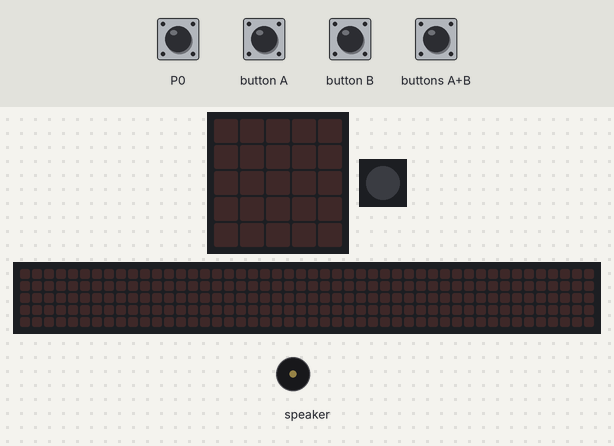
This program was run on a simulated Calliope mini (MakeCode). Shown: the board's 5×5 LED display, 1 RGB LEDs in strip order, left to right, a strip that is not on the board, showing the scrolling text unrolled, buzzer (waves = sounding). Inputs (shaded band) come from the test bench. A reset restarts the program; random numbers come from a fixed seed; the 48×5 strip is a reading aid, not a part: it shows the text the display is scrolling, unrolled, one strip-width of it at a time.

Above: at 1.2 s.
1.3 s: touch pin P0 pressed 2 times (0.12 s each, 0.3 s apart)
At 3.3 s:
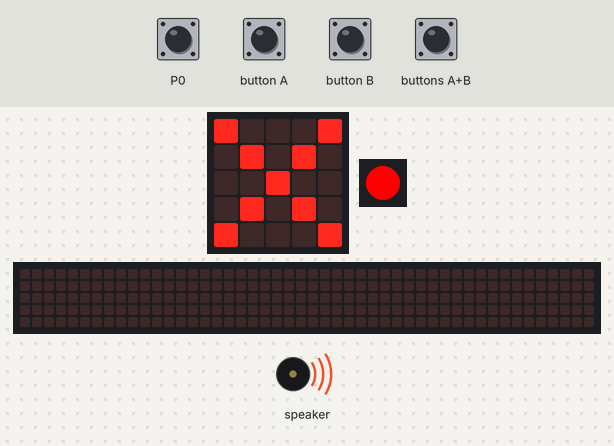
4.3 s: buttons A+B pressed for 0.15 s
5.9 s: button B pressed 2 times (0.12 s each, 0.3 s apart)
At 8.76 s:
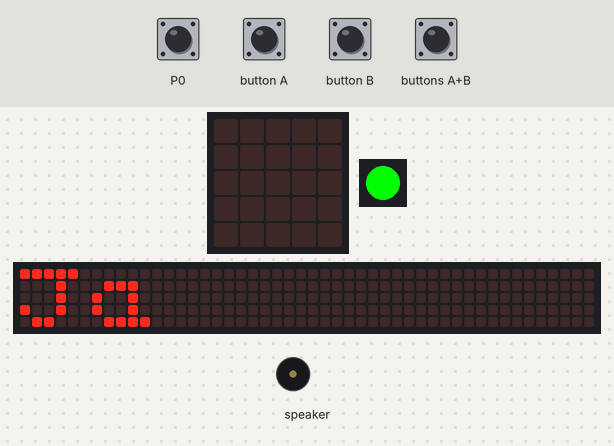
8.9 s: touch pin P0 pressed for 0.15 s
At 9.12 s:
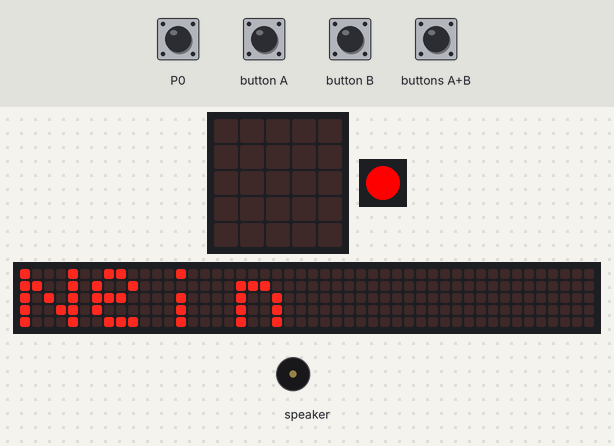
11.9 s: button A pressed for 0.15 s
At 13.75 s:
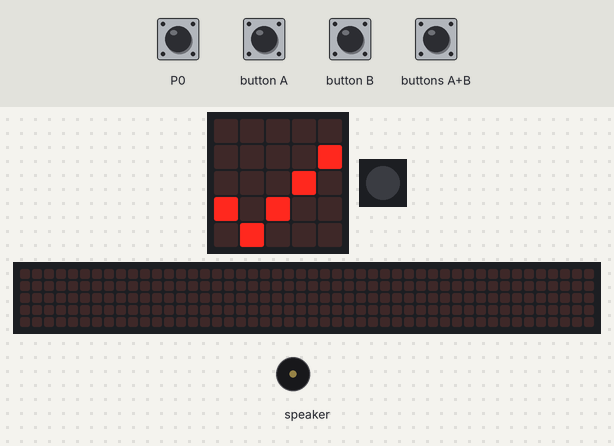
15.0 s: button B pressed for 0.15 s
At 19.9 s:
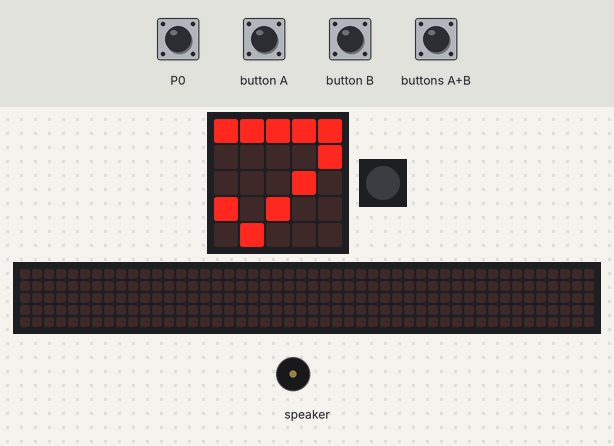
Timing chart, 0 to 21.4 s (numbered marks = the images above; inputs shaded):
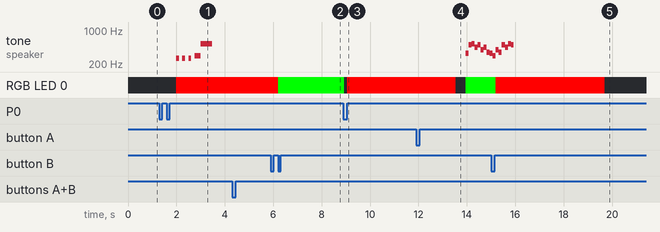

The program:

main.ts
```typescript
let block = 0
let reset = 0
let zähler = 0
input.onPinPressed(TouchPin.P0, function () {
    control.waitForEvent(block, 0)
    block = 1
    if (randint(1, 5) == 2) {
        basic.showLeds(`
            # . . . #
            . # . # .
            . . # . .
            . # . # .
            # . . . #
            `)
        basic.setLedColor(0xff0000)
        music.playMelody("C - C - C - D D ", 500)
        music.playTone(523, music.beat(BeatFraction.Breve))
        basic.showLeds(`
            # # # # #
            . # . # .
            . . # . .
            . # . # .
            # . . . #
            `)
        basic.showLeds(`
            # # # # #
            # # # # #
            . . # . .
            . # . # .
            # . . . #
            `)
        basic.showLeds(`
            # # # # #
            # # # # #
            # # # # #
            . # . # .
            # . . . #
            `)
        basic.showLeds(`
            # # # # #
            # # # # #
            # # # # #
            # # # # #
            # . . . #
            `)
        basic.showLeds(`
            # # # # #
            # # # # #
            # # # # #
            # # # # #
            # # # # #
            `)
        basic.clearScreen()
        basic.showLeds(`
            . . . . .
            . . . . .
            . . . . .
            . . . . .
            . . . . .
            `)
        basic.showLeds(`
            . # . # .
            # # # # #
            # # # # #
            . # # # .
            . . # . .
            `)
        basic.showLeds(`
            # . . # .
            . # . . #
            . . . . #
            # . . # .
            . # . . .
            `)
        basic.showLeds(`
            . . . . #
            # . . . .
            . . . . .
            . . . . #
            # . . . .
            `)
        basic.showLeds(`
            . . . . .
            . . . . .
            . . . . .
            . . . . .
            . . . . .
            `)
        reset += 1
    } else {
        basic.showLeds(`
            . . . . .
            . . . . #
            . . . # .
            # . # . .
            . # . . .
            `)
        basic.setLedColor(0x00ff00)
        music.playMelody("E B C5 A B G A F ", 500)
        music.playMelody("E D G F B A C5 B ", 500)
        basic.showLeds(`
            # # # # #
            . . . . #
            . . . # .
            # . # . .
            . # . . .
            `)
        basic.showLeds(`
            # # # # #
            # # # # #
            . . . # .
            # . # . .
            . # . . .
            `)
        basic.showLeds(`
            # # # # #
            # # # # #
            # # # # #
            # . # . .
            . # . . .
            `)
        basic.showLeds(`
            # # # # #
            # # # # #
            # # # # #
            # # # # #
            . # . . .
            `)
        basic.showLeds(`
            # # # # #
            # # # # #
            # # # # #
            # # # # #
            # # # # #
            `)
        basic.showLeds(`
            . . . . .
            . . . . .
            . . . . .
            . . . . .
            . . . . .
            `)
    }
    basic.turnRgbLedOff()
    block = 0
    zähler += 1
})
input.onButtonPressed(Button.A, function () {
    control.waitForEvent(block, 0)
    block = 1
    if (randint(1, 10) == 2) {
        basic.showLeds(`
            # . . . #
            . # . # .
            . . # . .
            . # . # .
            # . . . #
            `)
        basic.setLedColor(0xff0000)
        music.playMelody("C - C - C - D D ", 500)
        music.playTone(523, music.beat(BeatFraction.Breve))
        basic.showLeds(`
            # # # # #
            . # . # .
            . . # . .
            . # . # .
            # . . . #
            `)
        basic.showLeds(`
            # # # # #
            # # # # #
            . . # . .
            . # . # .
            # . . . #
            `)
        basic.showLeds(`
            # # # # #
            # # # # #
            # # # # #
            . # . # .
            # . . . #
            `)
        basic.showLeds(`
            # # # # #
            # # # # #
            # # # # #
            # # # # #
            # . . . #
            `)
        basic.showLeds(`
            # # # # #
            # # # # #
            # # # # #
            # # # # #
            # # # # #
            `)
        basic.clearScreen()
        basic.showLeds(`
            . . . . .
            . . . . .
            . . . . .
            . . . . .
            . . . . .
            `)
        basic.showLeds(`
            . # . # .
            # # # # #
            # # # # #
            . # # # .
            . . # . .
            `)
        basic.showLeds(`
            # . . # .
            . # . . #
            . . . . #
            # . . # .
            . # . . .
            `)
        basic.showLeds(`
            . . . . #
            # . . . .
            . . . . .
            . . . . #
            # . . . .
            `)
        basic.showLeds(`
            . . . . .
            . . . . .
            . . . . .
            . . . . .
            . . . . .
            `)
        reset += 1
    } else {
        basic.showLeds(`
            . . . . .
            . . . . #
            . . . # .
            # . # . .
            . # . . .
            `)
        basic.setLedColor(0x00ff00)
        music.playMelody("E B C5 A B G A F ", 500)
        music.playMelody("E D G F B A C5 B ", 500)
        basic.showLeds(`
            # # # # #
            . . . . #
            . . . # .
            # . # . .
            . # . . .
            `)
        basic.showLeds(`
            # # # # #
            # # # # #
            . . . # .
            # . # . .
            . # . . .
            `)
        basic.showLeds(`
            # # # # #
            # # # # #
            # # # # #
            # . # . .
            . # . . .
            `)
        basic.showLeds(`
            # # # # #
            # # # # #
            # # # # #
            # # # # #
            . # . . .
            `)
        basic.showLeds(`
            # # # # #
            # # # # #
            # # # # #
            # # # # #
            # # # # #
            `)
        basic.showLeds(`
            . . . . .
            . . . . .
            . . . . .
            . . . . .
            . . . . .
            `)
    }
    basic.turnRgbLedOff()
    block = 0
    zähler += 1
})
input.onButtonPressed(Button.AB, function () {
    control.reset()
})
input.onButtonPressed(Button.B, function () {
    control.waitForEvent(block, 0)
    block = 1
    if (randint(1, 2) == 1) {
        basic.setLedColor(0x00ff00)
        basic.showString("Ja")
    } else {
        basic.setLedColor(0xff0000)
        basic.showString("Nein")
    }
    basic.turnRgbLedOff()
    block = 0
})
basic.forever(function () {
    if (reset) {
        music.stopMelody(MelodyStopOptions.All)
        basic.showNumber(zähler)
        basic.pause(2000)
        reset = 0
        zähler = 0
        basic.showLeds(`
            . . . . .
            . . . . .
            . . . . .
            . . . . .
            . . . . .
            `)
    }
})
```

test.ts
```typescript
// Hier kann man Tests durchführen; diese Datei wird nicht kompiliert, wenn dieses Paket als Erweiterung verwendet wird.
```

Measured:
- after the input at 1.3 s, tone on speaker: plays 262 Hz for 0.12 s, 262 Hz for 0.12 s, 262 Hz for 0.12 s, 294 Hz for 0.25 s, 523 Hz for 0.48 s, starting after 0.70 s; RGB LED 0: off → RGB(255, 0, 0) after 0.70 s; the display: first changes after 0.30 s (image 1 shows a later state)
- after the input at 5.9 s, RGB LED 0: RGB(255, 0, 0) → RGB(0, 255, 0) after 0.30 s; the display: changes after 0.30 s (image 2)
- after the input at 11.9 s, tone on speaker: plays 330 Hz for 0.13 s, 494 Hz for 0.13 s, 523 Hz for 0.13 s, 440 Hz for 0.13 s, 494 Hz for 0.13 s, 392 Hz for 0.13 s … (9 notes in this stretch), starting after 2.1 s
- what the display in image 1 shows lasts 1.5 s, from 2.0 s to 3.5 s
- what the display in image 4 shows lasts 0.4 s, from 13.6 s to 14.0 s
